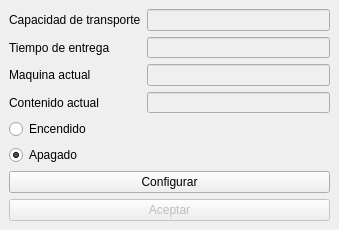
<?xml version="1.0" encoding="UTF-8"?>
<ui version="4.0">
 <class>VentanaCarritoEntrega</class>
 <widget class="QMainWindow" name="VentanaCarritoEntrega">
  <property name="geometry">
   <rect>
    <x>0</x>
    <y>0</y>
    <width>339</width>
    <height>230</height>
   </rect>
  </property>
  <property name="minimumSize">
   <size>
    <width>339</width>
    <height>230</height>
   </size>
  </property>
  <property name="maximumSize">
   <size>
    <width>339</width>
    <height>230</height>
   </size>
  </property>
  <property name="windowTitle">
   <string>Carrito de Entrega</string>
  </property>
  <property name="windowIcon">
   <iconset resource="imagenes.qrc">
    <normaloff>:/imagenes/Imagenes/iconoCarritoE.png</normaloff>:/imagenes/Imagenes/iconoCarritoE.png</iconset>
  </property>
  <widget class="QWidget" name="centralwidget">
   <layout class="QVBoxLayout" name="verticalLayout_4">
    <item>
     <layout class="QHBoxLayout" name="horizontalLayout">
      <item>
       <layout class="QVBoxLayout" name="verticalLayout">
        <item>
         <widget class="QLabel" name="capacidad">
          <property name="text">
           <string>Capacidad de transporte</string>
          </property>
         </widget>
        </item>
        <item>
         <widget class="QLabel" name="tiempo">
          <property name="text">
           <string>Tiempo de entrega</string>
          </property>
         </widget>
        </item>
        <item>
         <widget class="QLabel" name="maquina">
          <property name="text">
           <string>Maquina actual</string>
          </property>
         </widget>
        </item>
        <item>
         <widget class="QLabel" name="contenido">
          <property name="text">
           <string>Contenido actual</string>
          </property>
         </widget>
        </item>
       </layout>
      </item>
      <item>
       <layout class="QVBoxLayout" name="verticalLayout_2">
        <item>
         <widget class="QLineEdit" name="editorCapacidad">
          <property name="enabled">
           <bool>false</bool>
          </property>
         </widget>
        </item>
        <item>
         <widget class="QLineEdit" name="editorTiempo">
          <property name="enabled">
           <bool>false</bool>
          </property>
         </widget>
        </item>
        <item>
         <widget class="QLineEdit" name="maquinaValor">
          <property name="enabled">
           <bool>false</bool>
          </property>
         </widget>
        </item>
        <item>
         <widget class="QLineEdit" name="contenidoValor">
          <property name="enabled">
           <bool>false</bool>
          </property>
         </widget>
        </item>
       </layout>
      </item>
     </layout>
    </item>
    <item>
     <layout class="QVBoxLayout" name="verticalLayout_3">
      <item>
       <widget class="QRadioButton" name="encendido">
        <property name="text">
         <string>Encendido</string>
        </property>
        <property name="checkable">
         <bool>true</bool>
        </property>
        <property name="checked">
         <bool>false</bool>
        </property>
       </widget>
      </item>
      <item>
       <widget class="QRadioButton" name="apagado">
        <property name="text">
         <string>Apagado</string>
        </property>
        <property name="checkable">
         <bool>true</bool>
        </property>
        <property name="checked">
         <bool>true</bool>
        </property>
       </widget>
      </item>
     </layout>
    </item>
    <item>
     <widget class="QPushButton" name="configurar">
      <property name="text">
       <string>Configurar</string>
      </property>
     </widget>
    </item>
    <item>
     <widget class="QPushButton" name="aceptar">
      <property name="enabled">
       <bool>false</bool>
      </property>
      <property name="text">
       <string>Aceptar</string>
      </property>
     </widget>
    </item>
   </layout>
  </widget>
 </widget>
 <resources>
  <include location="imagenes.qrc"/>
 </resources>
 <connections/>
</ui>
